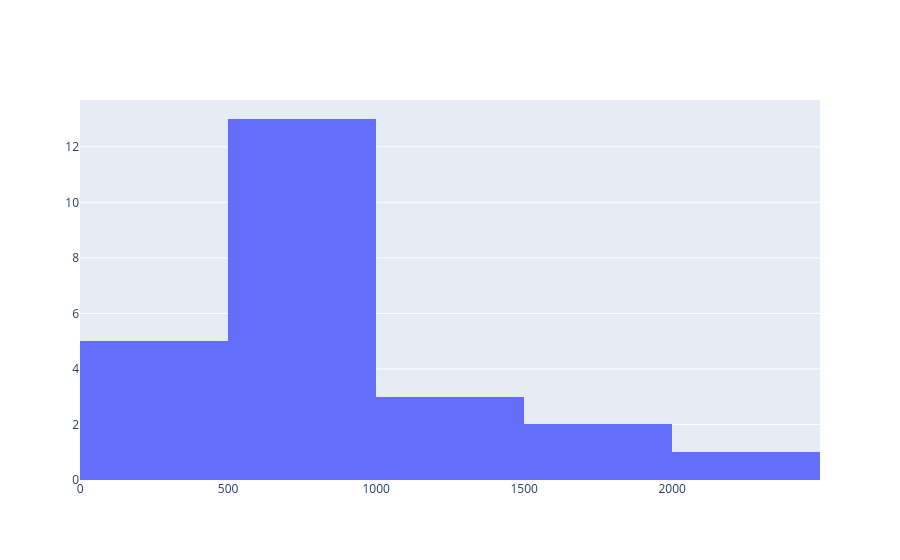

Here is the notebook cell this chart was saved with:
### Code cell
df2 = pd.DataFrame({
    "Price": [299,349,399,450,499,520,550,599,620,650,699,720,750,799,850,899,950,999,1100,1250,1400,1500,1800,2200]
})

fig = go.Figure()

fig.add_trace(
    go.Histogram(
        x=df2["Price"]
    )
)

fig.show()

### Figure 1 — Plotly figure (JSON) as saved in the notebook; plotly's stock layout.template omitted (floating-point values rounded to 4 significant figures)
{"data": [{"type": "histogram", "x": [299, 349, 399, 450, 499, 520, 550, 599, 620, 650, 699, 720, 750, 799, 850, 899, 950, 999, 1100, 1250, 1400, 1500, 1800, 2200]}], "layout": {}}
